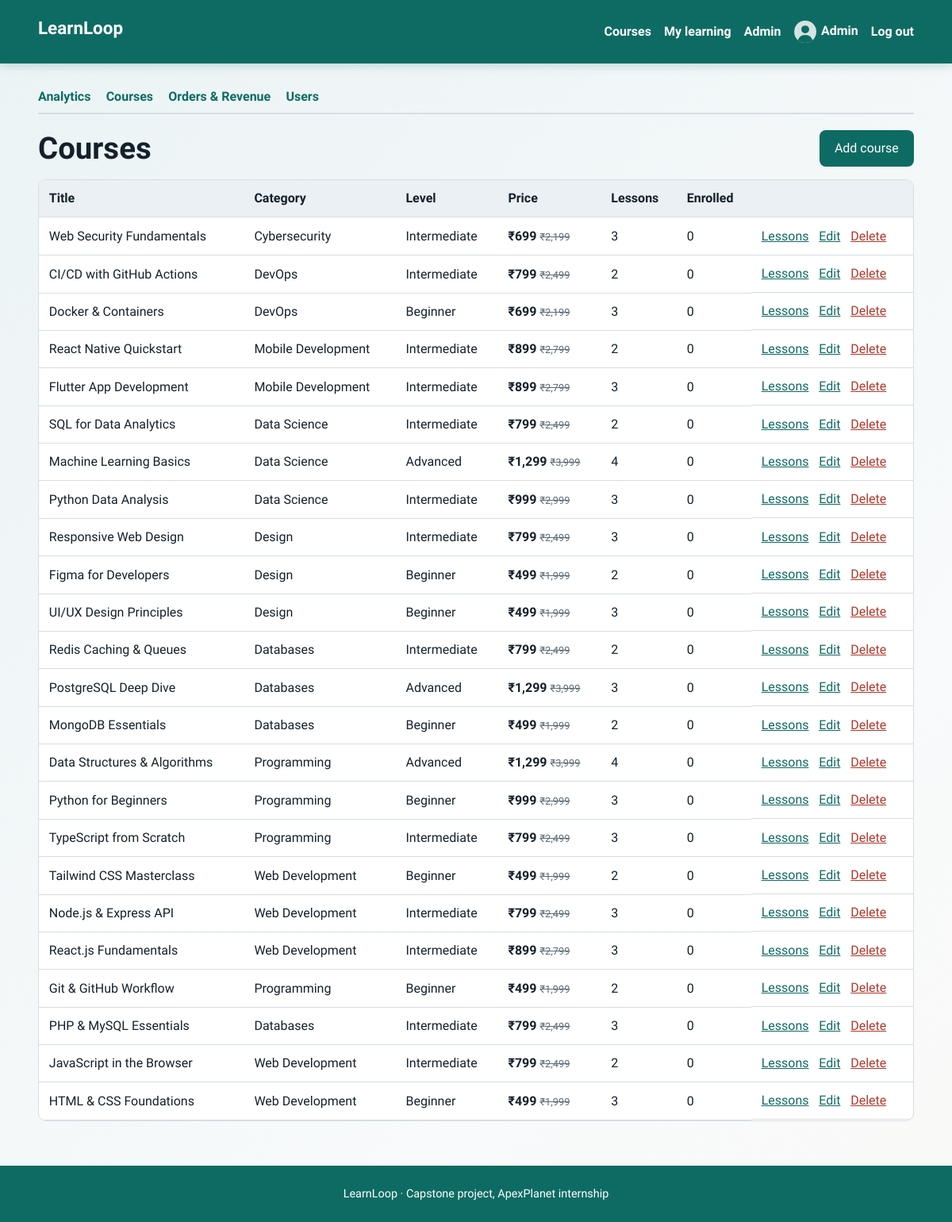
The page /admin/courses.php (signed in) on the database its author committed.
### tables this page shows
CREATE TABLE users (
  id INT AUTO_INCREMENT PRIMARY KEY,
  name VARCHAR(80) NOT NULL,
  email VARCHAR(120) NOT NULL UNIQUE,
  password VARCHAR(255) NOT NULL,
  role ENUM('student','admin') NOT NULL DEFAULT 'student',
  avatar VARCHAR(120) DEFAULT NULL,
  bio VARCHAR(300) DEFAULT NULL,
  is_verified TINYINT(1) NOT NULL DEFAULT 0,
  created_at TIMESTAMP DEFAULT CURRENT_TIMESTAMP
);

CREATE TABLE courses (
  id INT AUTO_INCREMENT PRIMARY KEY,
  title VARCHAR(120) NOT NULL,
  description TEXT NOT NULL,
  category_id INT NOT NULL,
  level ENUM('Beginner','Intermediate','Advanced') NOT NULL DEFAULT 'Beginner',
  instructor VARCHAR(80) NOT NULL,
  duration_hours DECIMAL(4,1) NOT NULL DEFAULT 1.0,
  price DECIMAL(8,2) NOT NULL DEFAULT 499.00,
  original_price DECIMAL(8,2) NOT NULL DEFAULT 1999.00,
  image VARCHAR(255) DEFAULT NULL,
  rating DECIMAL(2,1) NOT NULL DEFAULT 4.7,
  rating_count INT NOT NULL DEFAULT 1850,
  badge VARCHAR(30) DEFAULT 'Bestseller',
  created_at TIMESTAMP DEFAULT CURRENT_TIMESTAMP,
  FOREIGN KEY (category_id) REFERENCES categories(id),
  FULLTEXT KEY ft_courses (title, description)
);

CREATE TABLE categories (
  id INT AUTO_INCREMENT PRIMARY KEY,
  name VARCHAR(60) NOT NULL UNIQUE
);

### includes/functions.php (called while the page is built, shortened)
<?php
function db(): PDO {
    static $pdo = null;
    if ($pdo === null) {
        try {
            $pdo = new PDO('mysql:host=' . DB_HOST . ';dbname=' . DB_NAME . ';charset=utf8mb4', DB_USER, DB_PASS, [
                PDO::ATTR_ERRMODE => PDO::ERRMODE_EXCEPTION,
                PDO::ATTR_DEFAULT_FETCH_MODE => PDO::FETCH_ASSOC,
                PDO::ATTR_EMULATE_PREPARES => false,
                PDO::ATTR_TIMEOUT => 3,
            ]);
            return $pdo;
        } catch (PDOException $firstError) {
        }
        $pdo = null;
        die('<div style="font-family:sans-serif;padding:2rem;max-width:600px;margin:2rem auto;border:1px solid #e2e8f0;border-radius:8px;background:#fff5f5;color:#9b2c2c;">'
            . '<h2 style="margin-top:0;">Database Connection Error</h2>'
            . '<p><strong>' . htmlspecialchars($firstError->getMessage()) . '</strong></p>'
            . '<p style="color:#4a5568;">MariaDB auto-start was attempted but the server did not become ready in time.</p>'
            . '<p style="color:#4a5568;">Please make sure MariaDB is installed at <code>C:\Program Files\MariaDB 13.0\</code> and try refreshing the page.</p>'
            . '</div>');
    }
    return $pdo;
}
function e($v): string { return htmlspecialchars((string)$v, ENT_QUOTES, 'UTF-8'); }
function current_user(): ?array {
    static $user = false;
    if ($user === false) {
        $user = null;
        if (!empty($_SESSION['uid'])) {
            $s = db()->prepare('SELECT id,name,email,role,avatar,bio,created_at FROM users WHERE id=? AND is_verified=1');
            $s->execute([$_SESSION['uid']]);
            $user = $s->fetch() ?: null;
        }
    }
    return $user;
}
function require_admin(): array {
    $u = current_user();
    return $u;
}
function avatar_url(?array $u): string {
    return ($u && !empty($u['avatar'])) ? UPLOAD_URL . $u['avatar'] : 'assets/img/avatar.svg';
}

### admin/courses.php (the view, shortened to what this page needs)
<?php
$base = '../'; require_once __DIR__ . '/../includes/functions.php'; require_admin();
$rows = db()->query('SELECT c.id,c.title,c.level,c.price,c.original_price,cat.name category,(SELECT COUNT(*) FROM lessons l WHERE l.course_id=c.id) lessons,(SELECT COUNT(*) FROM enrollments e WHERE e.course_id=c.id) learners FROM courses c JOIN categories cat ON cat.id=c.category_id ORDER BY c.id DESC')->fetchAll();
$pageTitle = 'Manage courses'; require __DIR__ . '/../includes/header.php'; require __DIR__ . '/nav.php'; ?>
<div class="bar"><h1>Courses</h1><a class="btn" href="course_form.php">Add course</a></div>
<div class="table-wrap"><table>
<thead><tr><th>Title</th><th>Category</th><th>Level</th><th>Price</th><th>Lessons</th><th>Enrolled</th><th></th></tr></thead>
<tbody>
<?php foreach ($rows as $r): ?>
<tr><td><?= e($r['title']) ?></td><td><?= e($r['category']) ?></td><td><?= e($r['level']) ?></td><td><strong>₹<?= number_format((float)$r['price']) ?></strong> <span style="font-size:0.8rem;color:var(--muted);text-decoration:line-through;">₹<?= number_format((float)$r['original_price']) ?></span></td><td><?= (int)$r['lessons'] ?></td><td><?= (int)$r['learners'] ?></td>
<td class="actions"><a href="lessons.php?course_id=<?= (int)$r['id'] ?>">Lessons</a><a href="course_form.php?id=<?= (int)$r['id'] ?>">Edit</a>
<form method="post" onsubmit="return confirm('Delete this course and all its lessons?')"><?= csrf_field() ?><button class="link-btn danger-text" name="delete" value="<?= (int)$r['id'] ?>">Delete</button></form></td></tr>
<?php endforeach; ?>
</tbody></table></div>
<?php require __DIR__ . '/../includes/footer.php'; ?>

### includes/header.php (shortened to what this page needs)
<?php require_once __DIR__ . '/functions.php'; $me = current_user(); $base = $base ?? ''; ?>
<!doctype html>
<html lang="en">
<head>
<link rel="stylesheet" href="<?= $base ?>assets/css/style.css">
</head>
<body>
<header class="site-header">
  <a class="brand" href="<?= $base ?>index.php"><?= e(SITE_NAME) ?></a>
  <nav id="nav">
    <a href="<?= $base ?>index.php">Courses</a>
    <?php if ($me): ?>
      <a href="<?= $base ?>dashboard.php">My learning</a>
      <?php if ($me['role'] === 'admin'): ?><a href="<?= $base ?>admin/index.php">Admin</a><?php endif; ?>
      <a class="nav-user" href="<?= $base ?>profile.php"><img src="<?= $base . e(avatar_url($me)) ?>" alt="" width="28" height="28"><?= e($me['name']) ?></a>
      <a href="<?= $base ?>logout.php">Log out</a>
    <?php else: ?>
      <a href="<?= $base ?>login.php">Log in</a>
      <a class="btn btn-small" href="<?= $base ?>register.php">Create account</a>
    <?php endif; ?>
  </nav>
</header>
<main class="wrap">

### assets/css/style.css (style rules this page uses)
:root { --ink:#14212b;--muted:#5a6b76;--bg:#f3f6f8;--panel:#fff;--teal:#0e6b63;--teal-dark:#0a4f49;--gold:#f2b632;--line:#d5dee3;--danger:#b3372b;--radius:10px }
* { box-sizing:border-box }
body { margin:0;min-height:100vh;display:flex;flex-direction:column;font:1rem/1.6 "Source Sans 3",system-ui,sans-serif;color:var(--ink);background:var(--bg) }
h1,h2,h3,.brand { font-family:"Bricolage Grotesque",system-ui,sans-serif;line-height:1.2;margin:0 0 .6rem }
h1 { font-size:clamp(1.7rem,4vw,2.4rem);font-weight:800 }
a { color:var(--teal) }
main,.wrap { flex:1;width:100%;max-width:100%;margin:0;padding:calc(80px + 1.8rem) 4vw 3.5rem;box-sizing:border-box;background:linear-gradient(135deg,#ebf3f5 0%,#f8fafb 30%,#fcf7ed 70%,#edf5f4 100%);background-size:250% 250%;animation:mainBgShift 14s ease infinite,mainFadeIn 0.7s cubic-bezier(0.16,1,0.3,1) both }
.site-header { position:fixed;top:0;left:0;right:0;width:100%;z-index:1000;display:flex;flex-wrap:wrap;align-items:center;justify-content:space-between;gap:.5rem;padding:.7rem 4vw;background:var(--teal);color:#fff;min-height:80px;box-sizing:border-box;box-shadow:0 2px 12px rgba(14,107,99,0.25) }
.brand { font-size:1.4rem;font-weight:800;color:#fff;text-decoration:none }
.site-header nav { display:flex;flex-wrap:wrap;align-items:center;gap:1rem }
.site-header nav a { color:#fff;text-decoration:none;font-weight:600 }
.nav-user img { border-radius:50%;vertical-align:middle;margin-right:.4rem;object-fit:cover }
.btn { display:inline-block;background:var(--teal);color:#fff;border:0;border-radius:8px;padding:.65rem 1.2rem;font:600 1rem inherit;font-family:inherit;text-decoration:none;cursor:pointer }
.link-btn { background:none;border:0;color:var(--teal);font:inherit;cursor:pointer;text-decoration:underline;padding:0 }
.danger-text { color:var(--danger) }
.bar { display:flex;flex-wrap:wrap;gap:1rem;align-items:center;justify-content:space-between;margin-bottom:1rem }
.bar h1 { margin:0 }
.table-wrap { overflow-x:auto;background:var(--panel);border:1px solid var(--line);border-radius:var(--radius) }
table { width:100%;border-collapse:collapse }
th,td { text-align:left;padding:.65rem .8rem;border-bottom:1px solid var(--line) }
th { background:#eaf0f3 }
.actions { display:flex;gap:.8rem;align-items:center;flex-wrap:wrap }
.actions form { margin:0 }

### rows shown on the page
users: name "Admin"
courses: title "Web Security Fundamentals", category.name "Cybersecurity", level "Intermediate", price "699", original_price "2,199", lessons "3", learners "0", $r['id'] 24 (drawn)
courses: title "CI/CD with GitHub Actions", category.name "DevOps", level "Intermediate", price "799", original_price "2,499", lessons "2", learners "0", $r['id'] 23 (drawn)
courses: title "Docker & Containers", category.name "DevOps", level "Beginner", price "699", original_price "2,199", lessons "3", learners "0", $r['id'] 22 (drawn)
courses: title "React Native Quickstart", category.name "Mobile Development", level "Intermediate", price "899", original_price "2,799", lessons "2", learners "0", $r['id'] 21 (drawn)
courses: title "Flutter App Development", category.name "Mobile Development", level "Intermediate", price "899", original_price "2,799", lessons "3", learners "0", $r['id'] 20 (drawn)
courses: title "SQL for Data Analytics", category.name "Data Science", level "Intermediate", price "799", original_price "2,499", lessons "2", learners "0", $r['id'] 19 (drawn)
courses: title "Machine Learning Basics", category.name "Data Science", level "Advanced", price "1,299", original_price "3,999", lessons "4", learners "0", $r['id'] 18 (drawn)
courses: title "Python Data Analysis", category.name "Data Science", level "Intermediate", price "999", original_price "2,999", lessons "3", learners "0", $r['id'] 17 (drawn)
courses: title "Responsive Web Design", category.name "Design", level "Intermediate", price "799", original_price "2,499", lessons "3", learners "0", $r['id'] 16 (drawn)
courses: title "Figma for Developers", category.name "Design", level "Beginner", price "499", original_price "1,999", lessons "2", learners "0", $r['id'] 15 (drawn)
courses: title "UI/UX Design Principles", category.name "Design", level "Beginner", price "499", original_price "1,999", lessons "3", learners "0", $r['id'] 14 (drawn)
courses: title "Redis Caching & Queues", category.name "Databases", level "Intermediate", price "799", original_price "2,499", lessons "2", learners "0", $r['id'] 13 (drawn)
courses: title "PostgreSQL Deep Dive", category.name "Databases", level "Advanced", price "1,299", original_price "3,999", lessons "3", learners "0", $r['id'] 12 (drawn)
courses: title "MongoDB Essentials", category.name "Databases", level "Beginner", price "499", original_price "1,999", lessons "2", learners "0", $r['id'] 11 (drawn)
courses: title "Data Structures & Algorithms", category.name "Programming", level "Advanced", price "1,299", original_price "3,999", lessons "4", learners "0", $r['id'] 10 (drawn)
courses: title "Python for Beginners", category.name "Programming", level "Beginner", price "999", original_price "2,999", lessons "3", learners "0", $r['id'] 9 (drawn)
courses: title "TypeScript from Scratch", category.name "Programming", level "Intermediate", price "799", original_price "2,499", lessons "3", learners "0", $r['id'] 8 (drawn)
courses: title "Tailwind CSS Masterclass", category.name "Web Development", level "Beginner", price "499", original_price "1,999", lessons "2", learners "0", $r['id'] 7 (drawn)
courses: title "Node.js & Express API", category.name "Web Development", level "Intermediate", price "799", original_price "2,499", lessons "3", learners "0", $r['id'] 6 (drawn)
courses: title "React.js Fundamentals", category.name "Web Development", level "Intermediate", price "899", original_price "2,799", lessons "3", learners "0", $r['id'] 5 (drawn)
courses: title "Git & GitHub Workflow", category.name "Programming", level "Beginner", price "499", original_price "1,999", lessons "2", learners "0", $r['id'] 4 (drawn)
courses: title "PHP & MySQL Essentials", category.name "Databases", level "Intermediate", price "799", original_price "2,499", lessons "3", learners "0"
courses: title "JavaScript in the Browser", category.name "Web Development", level "Intermediate", price "799", original_price "2,499", lessons "2", learners "0"
courses: title "HTML & CSS Foundations", category.name "Web Development", level "Beginner", price "499", original_price "1,999", lessons "3", learners "0", $r['id'] 1 (drawn)

### other values the page prints
SITE_NAME "LearnLoop"
